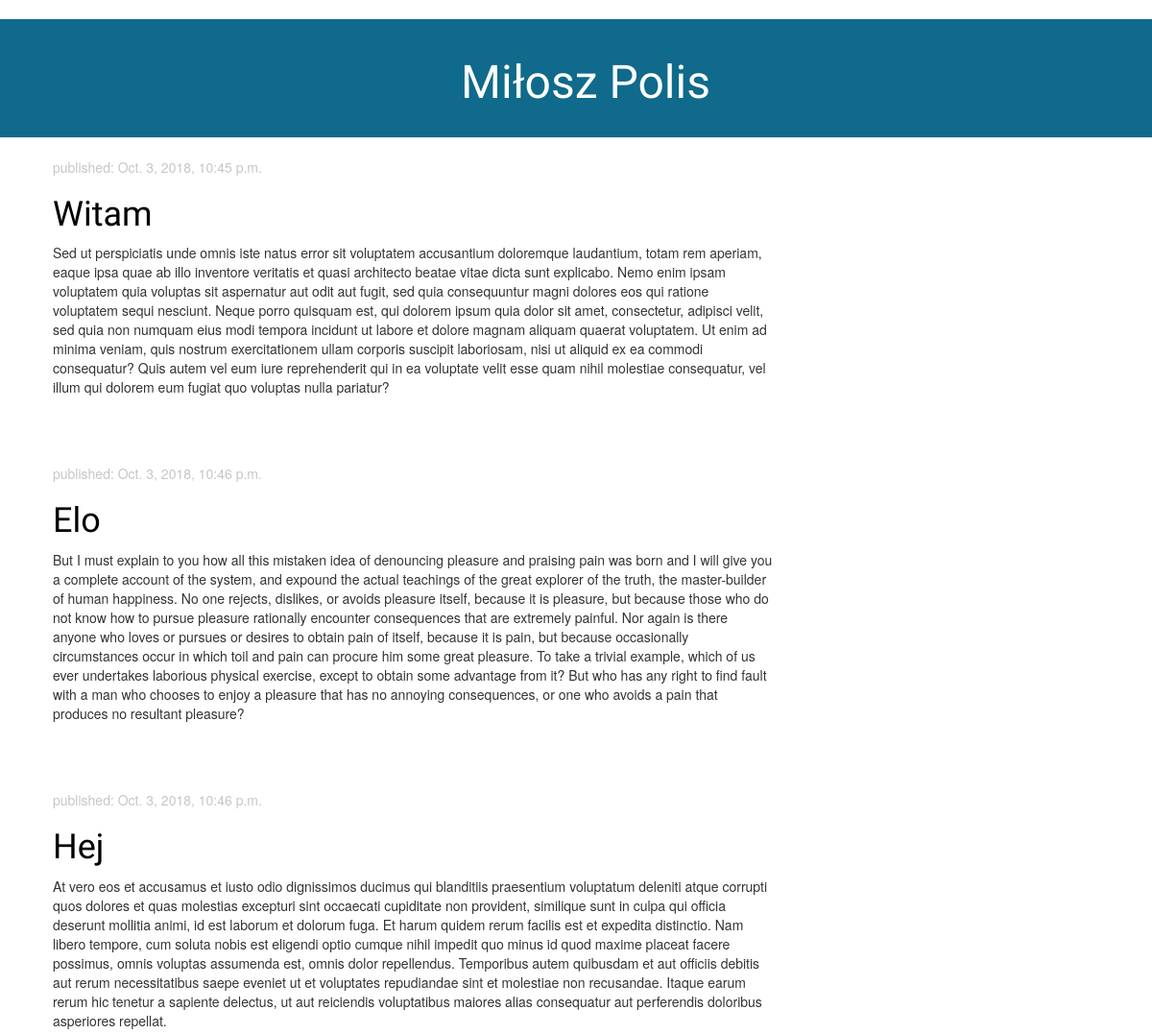
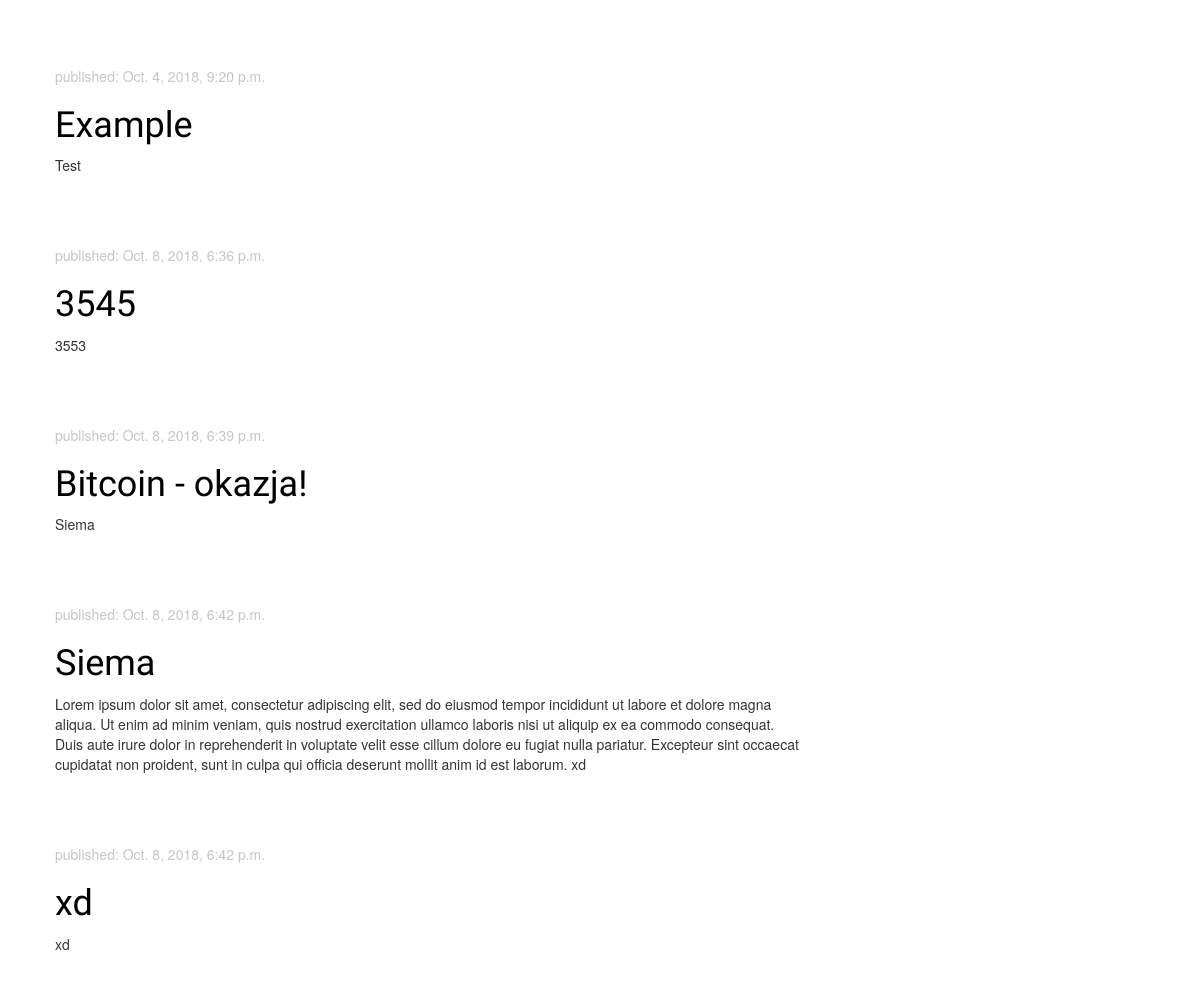
The page / on the database its author committed (2 pictures, top to bottom).
### blog/models.py (models this page shows, shortened)
class Post(models.Model):
    author = models.ForeignKey('auth.User', on_delete=models.CASCADE)
    title = models.CharField(max_length=200)
    text = models.TextField()
    created_date = models.DateTimeField(
            default=timezone.now)
    published_date = models.DateTimeField(
            blank=True, null=True)

### blog/views.py (the view)
# urls.py: path('', views.post_list, name='post_list'),
def post_list(request):
    posts = Post.objects.filter(published_date__lte=timezone.now()).order_by('published_date')
    return render(request, 'blog/post_list.html', {'posts': posts})

### blog/templates/blog/post_list.html (shortened to what this page needs)
﻿{% extends 'blog/base.html' %}
{% load static %}
                {% block content %}
                    {% for post in posts %}
                    <div class="post">
                        <div class="date">
                            <p>published: {{post.published_date}}</p>
                        </div>
                        <h1><a href="{% url 'post_detail' pk=post.pk %}">{{post.title}}</a></h1>
                        <p>{{post.text|linebreaksbr}}</p>
                    </div>
                    {% endfor %}
                {% endblock %}

### blog/static/css/blog.css (style rules this page uses)
h1, h2, h3, h4 { font-family: 'Lobster', cursive; }
.date { color: #C5C7C2; }
.post { margin-bottom: 70px; }
.post h1 a, .post h1 a:visited { color: #000000; }

### rows shown on the page
Post: published_date "Oct. 3, 2018, 10:45 p.m.", title "Witam", text "Sed ut perspiciatis unde omnis iste natus error sit voluptatem accusantium doloremque laudantium, totam rem aperiam, eaque ipsa quae ab illo inventore veritatis et quasi architecto beatae vitae dicta sunt explicabo. Nemo enim ipsam voluptatem quia voluptas sit aspernatur aut odit aut fugit, sed quia consequuntur magni dolores eos qui ratione voluptatem sequi nesciunt. Neque porro quisquam est, qui dolorem ipsum quia dolor sit amet, consectetur, adipisci velit, sed quia non numquam eius modi tempora incidunt ut labore et dolore magnam aliquam quaerat voluptatem. Ut enim ad minima veniam, quis nostrum exercitationem ullam corporis suscipit laboriosam, nisi ut aliquid ex ea commodi…"
Post: published_date "Oct. 3, 2018, 10:46 p.m.", title "Elo", text "But I must explain to you how all this mistaken idea of denouncing pleasure and praising pain was born and I will give you a complete account of the system, and expound the actual teachings of the great explorer of the truth, the master-builder of human happiness. No one rejects, dislikes, or avoids pleasure itself, because it is pleasure, but because those who do not know how to pursue pleasure rationally encounter consequences that are extremely painful. Nor again is there anyone who loves or pursues or desires to obtain pain of itself, because it is pain, but because occasionally circumstances occur in which toil and pain can procure him some great pleasure. To take a trivial example,…"
Post: published_date "Oct. 3, 2018, 10:46 p.m.", title "Hej", text "At vero eos et accusamus et iusto odio dignissimos ducimus qui blanditiis praesentium voluptatum deleniti atque corrupti quos dolores et quas molestias excepturi sint occaecati cupiditate non provident, similique sunt in culpa qui officia deserunt mollitia animi, id est laborum et dolorum fuga. Et harum quidem rerum facilis est et expedita distinctio. Nam libero tempore, cum soluta nobis est eligendi optio cumque nihil impedit quo minus id quod maxime placeat facere possimus, omnis voluptas assumenda est, omnis dolor repellendus. Temporibus autem quibusdam et aut officiis debitis aut rerum necessitatibus saepe eveniet ut et voluptates repudiandae sint et molestiae non recusandae. Itaque…"
Post: published_date "Oct. 4, 2018, 9:20 p.m.", title "Example", text "Test"
Post: published_date "Oct. 8, 2018, 6:36 p.m.", title "3545", text "3553"
Post: published_date "Oct. 8, 2018, 6:39 p.m.", title "Bitcoin - okazja!", text "Siema"
Post: published_date "Oct. 8, 2018, 6:42 p.m.", title "Siema", text "Lorem ipsum dolor sit amet, consectetur adipiscing elit, sed do eiusmod tempor incididunt ut labore et dolore magna aliqua. Ut enim ad minim veniam, quis nostrud exercitation ullamco laboris nisi ut aliquip ex ea commodo consequat. Duis aute irure dolor in reprehenderit in voluptate velit esse cillum dolore eu fugiat nulla pariatur. Excepteur sint occaecat cupidatat non proident, sunt in culpa qui officia deserunt mollit anim id est laborum. xd"
Post: published_date "Oct. 8, 2018, 6:42 p.m.", title "xd", text "xd"
